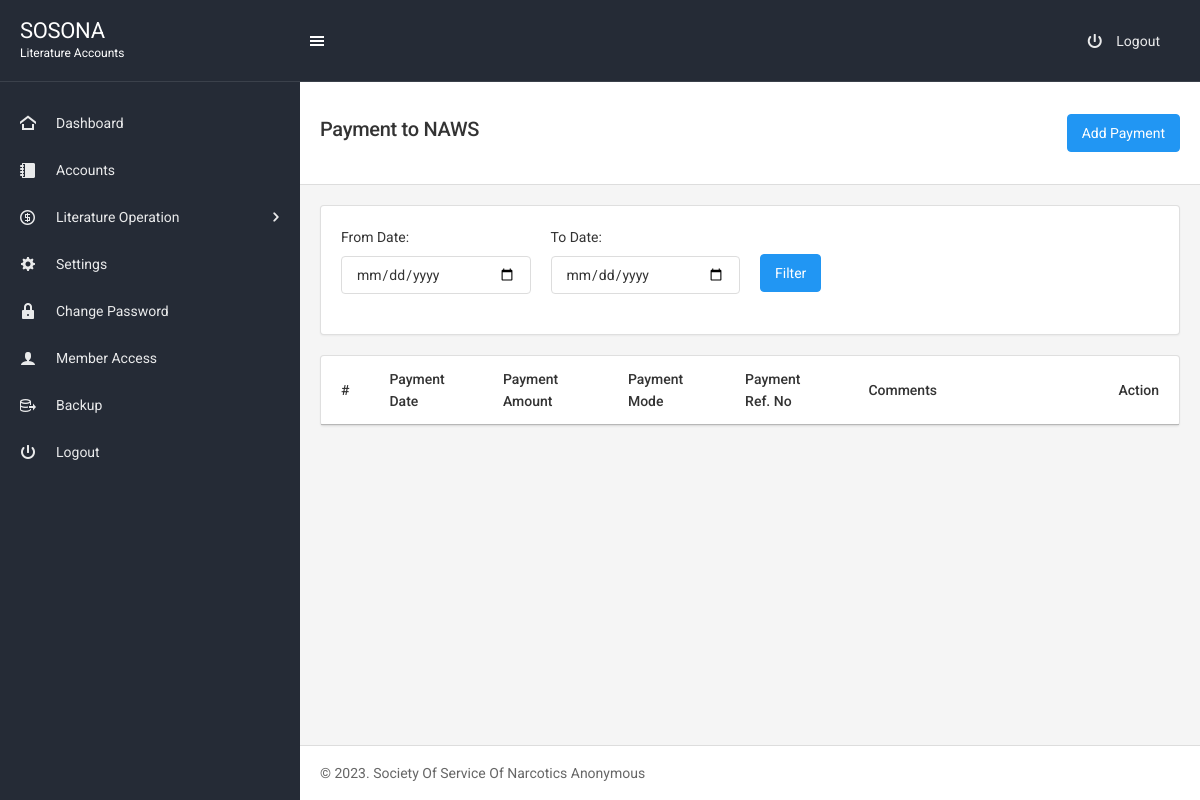
The app's page /payment-naws.php (signed in), older data.
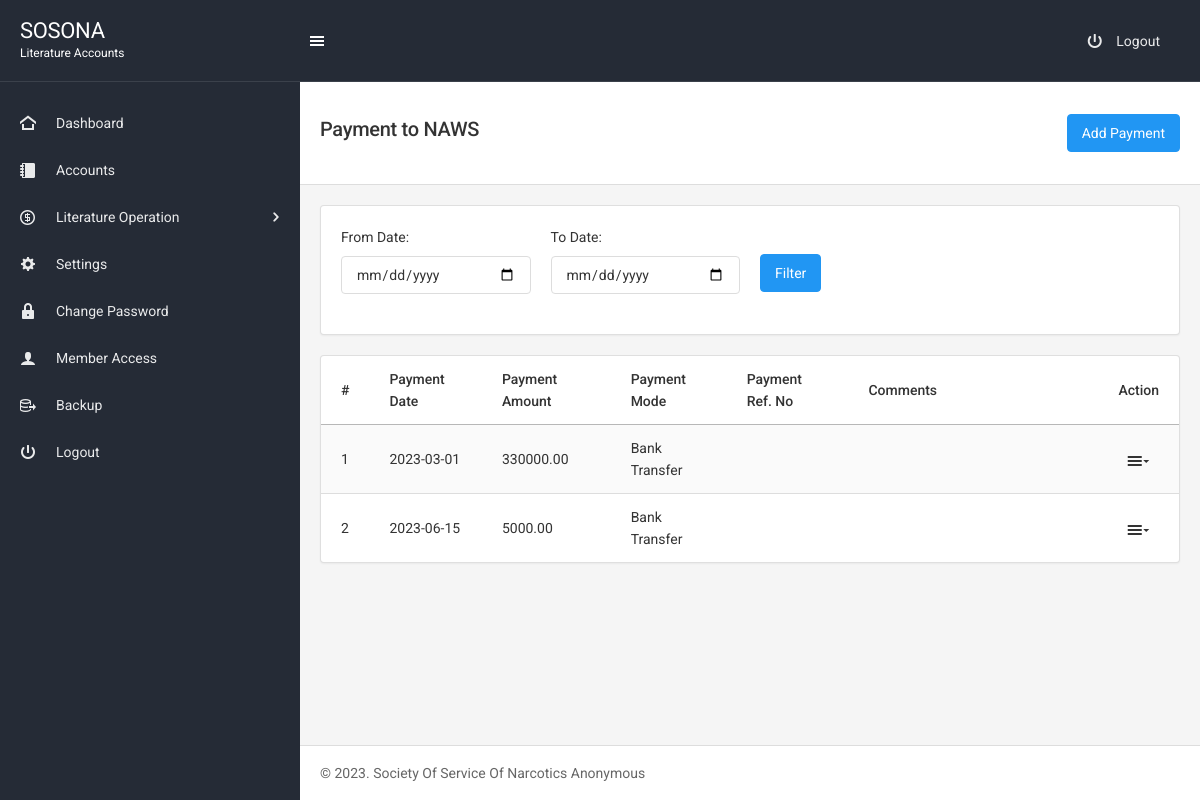
The same page, newer data.
### tables this page shows
CREATE TABLE `consignee` (
  `id` int(11) NOT NULL,
  `name` varchar(255) NOT NULL,
  `entry_type` varchar(255) NOT NULL COMMENT '1=sosona,2=area,3=group',
  `city` varchar(255) NOT NULL,
  `opening_bal_amt` float(9,2) NOT NULL,
  `as_on_date` date NOT NULL,
  `comments` longtext NOT NULL
);

CREATE TABLE `payment` (
  `id` int(11) NOT NULL,
  `payment_by` int(11) NOT NULL COMMENT '1=sosona,2=area,3=group',
  `payment_date` date NOT NULL,
  `payment_amt` float(9,2) NOT NULL,
  `payment_mode` varchar(255) NOT NULL COMMENT '1=cash deposit,2=bank transfer',
  `payment_ref_number` varchar(255) NOT NULL,
  `comments` longtext NOT NULL
);

### payment-naws.php (the view, shortened to what the changed rows need)
<?php
include "includes/header.php";
?>
<div class="page-content">
    <div class="content-wrapper">
        <div class="content-inner">
            <div class="content">
                <div class="card">
                  <div class="table-responsive">
                    <table class="table table-striped datatable-basic">
                      <thead>
                        <tr>
                          <th>#</th>
                          <th>Payment Date</th>
                          <th>Payment Amount</th>
                          <th>Payment Mode</th>
                          <th>Payment Ref. No</th>
                          <th class="table-comment-width">Comments</th>
                          <th>Action</th>
                        </tr>
                      </thead>
                      <tbody>
                        <?php
                        if (isset($_POST["btn-filter"])){
                            $form_date=$_POST['from-date'];
                            $to_date=$_POST['to-date'];
                            if ($form_date < $to_date) {
                        if(isset($_POST['from-date'])  && isset($_POST['to-date']) OR isset($_POST['payment_by'])){
                        $query="SELECT * FROM consignee INNER JOIN payment ON payment.payment_by=consignee.id WHERE payment_date BETWEEN '$form_date' AND '$to_date' AND entry_type='Region'";
                         $counter = 0;
                         $rs=$conn->query($query);
                          while($row=$rs->fetch_assoc()){
                        if($row > 0 ){
                         ?>
                        <tr>
                          <td><?php echo ++$counter; ?></td>
                          <td><?php echo $row['payment_date'];?></td>
                          <td><?php echo $row['payment_amt'];?></td>
                          <td><?php echo $row['payment_mode'];?></td>
                          <td><?php echo $row['payment_ref_number'];?></td>
                          <td><?php echo $row['comments'];?></td>
                          <td class="text-center">
                            <div class="list-icons">
                                <div class="dropdown">
                                    <a href="#" class="list-icons-item" data-toggle="dropdown">
                                        <i class="icon-menu9"></i>
                                    </a>
                                    <div class="dropdown-menu dropdown-menu-right">
                                        <a href="payment-add-edit.php?id=<?php echo $row['id'];?>" class="dropdown-item"><i class="icon-pencil7"></i> Edit</a>
                                        <a href="#" class="dropdown-item" data-toggle="modal" data-target="#confirmDeletet<?php echo $row['id'] ?>"><i class="icon-trash"></i> Delete</a>
                                    </div>
                                </div>
                            </div>
                        </td>
                        </tr>
                        <div id="confirmDeletet<?php echo $row['id'] ?>" class="modal fade" tabindex="-1">
                          <div class="modal-dialog">
                            <div class="modal-content">
                              <div class="modal-header">
                                <h5 class="modal-title w-100 text-center mb-2">Are your sure want to delete</h5>
                              </div>
                              <div class="modal-footer justify-content-center">
                                <button type="button" class="btn btn-secondary" data-dismiss="modal">No</button>
                                <a href="controllers/payment-del.php?id=<?php echo $row['id']?>" class="btn btn-danger">Yes</a>
                              </div>
                            </div>
                          </div>
                        </div>
                        <?php
                      }
                    }
                }
                }
                        ?>
                        <?php
                        }else{ ?>
                        <?php
                          $sel="SELECT *  FROM consignee INNER JOIN payment ON payment.payment_by=consignee.id WHERE entry_type='Region'";
                          $counter = 0;
                          $rs=$conn->query($sel);
                          while($row=$rs->fetch_assoc()){
                        ?>
                        <tr>
                          <td><?php echo ++$counter; ?></td>
                          <td><?php echo $row['payment_date'];?></td>
                          <td><?php echo $row['payment_amt'];?></td>
                          <td><?php echo $row['payment_mode'];?></td>
                          <td><?php echo $row['payment_ref_number'];?></td>
                          <td><?php echo $row['comments'];?></td>
                          <td class="text-center">
                            <div class="list-icons">
                                <div class="dropdown">
                                    <a href="#" class="list-icons-item" data-toggle="dropdown">
                                        <i class="icon-menu9"></i>
                                    </a>
                                </div>
                            </div>
                        </td>
                        </tr>
                        <?php
                        }
                    }
                        ?>
                      </tbody>
                    </table>
                  </div>
                </div>
            </div>
<?php include "includes/footer.php"; ?>

Row changes from the older to the newer data that the page shows:
now on this page (row edited): consignee: payment.payment_date "2023-03-01", payment.payment_amt "330000.00", payment.payment_mode "Bank Transfer", payment.payment_date "2023-06-15", payment.payment_amt "5000.00"
